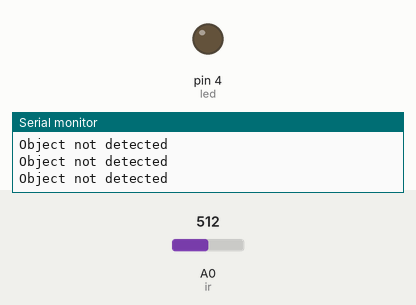
Recording of a sketch running on a simulated Arduino Uno, built with avr-gcc and run on an emulated ATmega328P. Shown: output pins drawn as LEDs (lit = HIGH), the last lines printed to the serial monitor. The inputs (shaded band) are chosen by the test bench; at power-on: A0 (ir) = 512.

Above: at 1.3 s.
1.4 s: A0 (ir) set to 207
2.9 s: A0 (ir) set to 186
At 4.2 s:
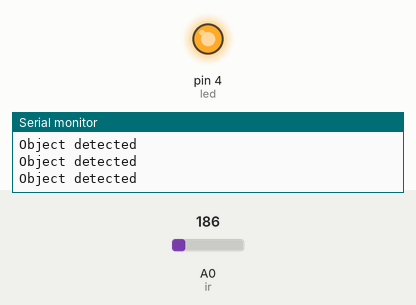
4.5 s: A0 (ir) set to 210
At 5.4 s:
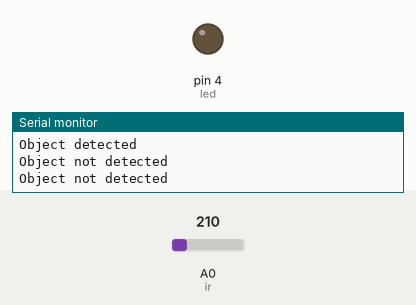
6.0 s: A0 (ir) set to 190
At 6.6 s:
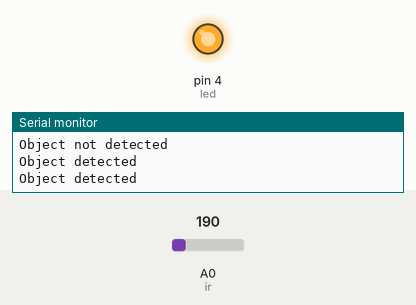
Timing chart, 0 to 8.5 s (numbered marks = the images above; inputs shaded):
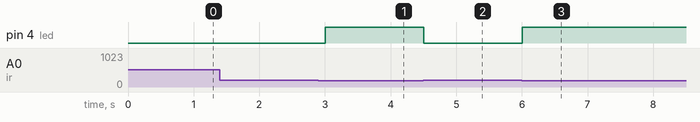

The sketch:

Analog_Reading.ino
```cpp
int ir = A0;  //Declaring pin no for ir sensor
int led = 4;  //Declaring pin no for led
int var;      //Global variable

int limit = 200;  //Global variable

void setup() {
  Serial.begin(9600);

  pinMode(A0, INPUT);    //Setting pinmode for ir sensor
  pinMode(led, OUTPUT);  //Setting pinmode for led
}
void loop() {
  var = analogRead(ir);  //Reading analog value from ir sensor

  if (var < limit) {                        //Decision making
    digitalWrite(led, HIGH);                //Led on
    Serial.println("Object detected");      //Printing on serial monitor
  } else {                                  //Decision making
    digitalWrite(led, LOW);                 //Led off
    Serial.println("Object not detected");  //Printing on serial monitor
  }
  delay(500);  //Delay
}
```

Measured:
- the behaviour switches between 200 and 199 on A0 (ir) (found by bisection; images 0 and 1)
- after the input at 2.9 s, pin 4 (led): LOW → HIGH after 0.10 s
- after the input at 4.5 s, pin 4 (led): HIGH → LOW at once
- after the input at 6.0 s, pin 4 (led): LOW → HIGH at once
